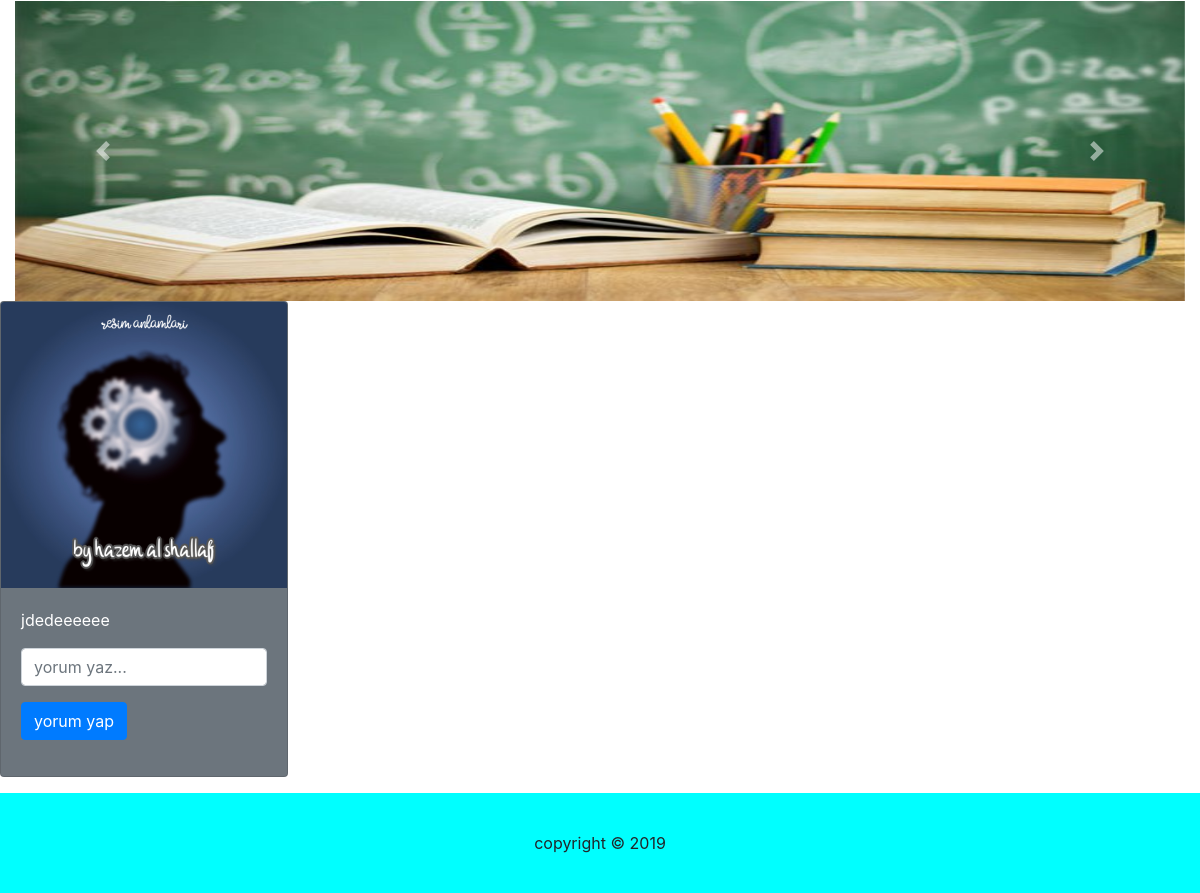
Page /adiger.php on the committed database.
### tables this page shows
CREATE TABLE `haber` (
  `HABER_ID` int(11) NOT NULL,
  `unvan` varchar(50) NOT NULL,
  `HABER_ADI` varchar(10000) NOT NULL,
  `TC_NO` int(11) DEFAULT NULL,
  `OGRENCI_NO` int(11) DEFAULT NULL,
  `TURU_ID` int(11) NOT NULL,
  `RESIM_ID` varchar(1024) DEFAULT NULL
);

### adiger.php (the view, shortened to what this page needs)
<?php include("header.php"); ?>
<?php include("slider.php"); ?>
<?php
	echo'<div class="row">';
	$sql = mysql_query("select
				 h.HABER_ID,h.HABER_ADI,h.TURU_ID,h.RESIM_ID,k.KULLANICI_ADI,k.TC_NO
			from haber h inner join kullanici k
			on h.TC_NO = k.TC_NO where h.TURU_ID != 1 and h.TURU_ID != 2 and h.TURU_ID != 3 ");
			while($dizi = mysql_fetch_array($sql))
				{
					if ($dizi["RESIM_ID"] == ""){
		echo '
		<div class="col-sm-4">
			<div class="card text-white bg-secondary mb-3" style="width: 18rem;">
			<img class="card-img-top" src="urun/2.jpg" alt="Card image cap">
		  <div class="card-body">
			<p class="card-text">'.$dizi["HABER_ADI"].'</p>
			<form action="" method="POST">
				<div class="form-group">
					<input type="text" class="form-control" name="yorum" placeholder="yorum yaz...">
				</div>
				<input type="hidden"  name="haberid" value="'.$dizi["HABER_ID"].'">
				<input type="hidden"  name="tc" value="'.$dizi["TC_NO"].'">
				<input type="submit" class="btn btn-primary" name="yorumyap" value="yorum yap"/>
				</form>';
				$haberid = $dizi["HABER_ID"];
				$kuladi = $_GET["kullaniciadi"];
					include("vt.php");
				$sql1 = mysql_query("select
				y.YORUM_ID,y.YORUM,y.HABER_ID,k.KULLANICI_ADI
				from yorum y inner join kullanici k
				on y.TC_NO=k.TC_NO where y.HABER_ID = $haberid ");
			while($diz = mysql_fetch_array($sql1))
				{
					echo'<a href="?kullaniciadi='.$kuladi.'&sil='.$diz["YORUM_ID"].'">x</a>';echo" Admin : ", $diz["YORUM"];
					echo'<br>';
				}
				$kuladi = $_GET["kullaniciadi"];
				$sql2 = mysql_query("select
				y.YORUM_ID,y.YORUM,y.HABER_ID,o.OGRENCI_ADI,o.OGRENCI_SOYADI
				from yorum y inner join ogrenci o
				on y.OGRENCI_NO=o.OGRENCI_NO where y.HABER_ID = $haberid ");
				while($diza = mysql_fetch_array($sql2))
				{
				echo'<a href="?kullaniciadi='.$kuladi.'&sil='.$diza["YORUM_ID"].'">x</a>';echo" ",$diza["OGRENCI_ADI"]," ",$diza["OGRENCI_SOYADI"]," : ", $diza["YORUM"];
				echo'<br>';
				}
				echo'</div>
		</div>
					</div>';}
					else{
		echo '
		<div class="col-sm-4">
			<div class="card text-white bg-secondary mb-3" style="width: 18rem;">
			<img class="card-img-top" src="resimler/'.$dizi["RESIM_ID"].'" alt="Card image cap">
		  <div class="card-body">
			<p class="card-text">'.$dizi["HABER_ADI"].'</p>
			<form action="" method="POST">
				<div class="form-group">
					<input type="text" class="form-control" name="yorum" placeholder="yorum yaz...">
				</div>
				<input type="hidden"  name="haberid" value="'.$dizi["HABER_ID"].'">
				<input type="hidden"  name="tc" value="'.$dizi["TC_NO"].'">
				<input type="submit" class="btn btn-primary" name="yorumyap" value="yorum yap"/>
				</form>';
				echo'</div>
		</div>
					</div>';
					}
	}
	echo'</div>';?>
<?php include("footer.php"); ?>

### stil/stil.css (style rules this page uses)
body { margin: 0 auto ; }

### rows in the picture
haber: RESIM_ID (picture), HABER_ADI "jdedeeeeee"
